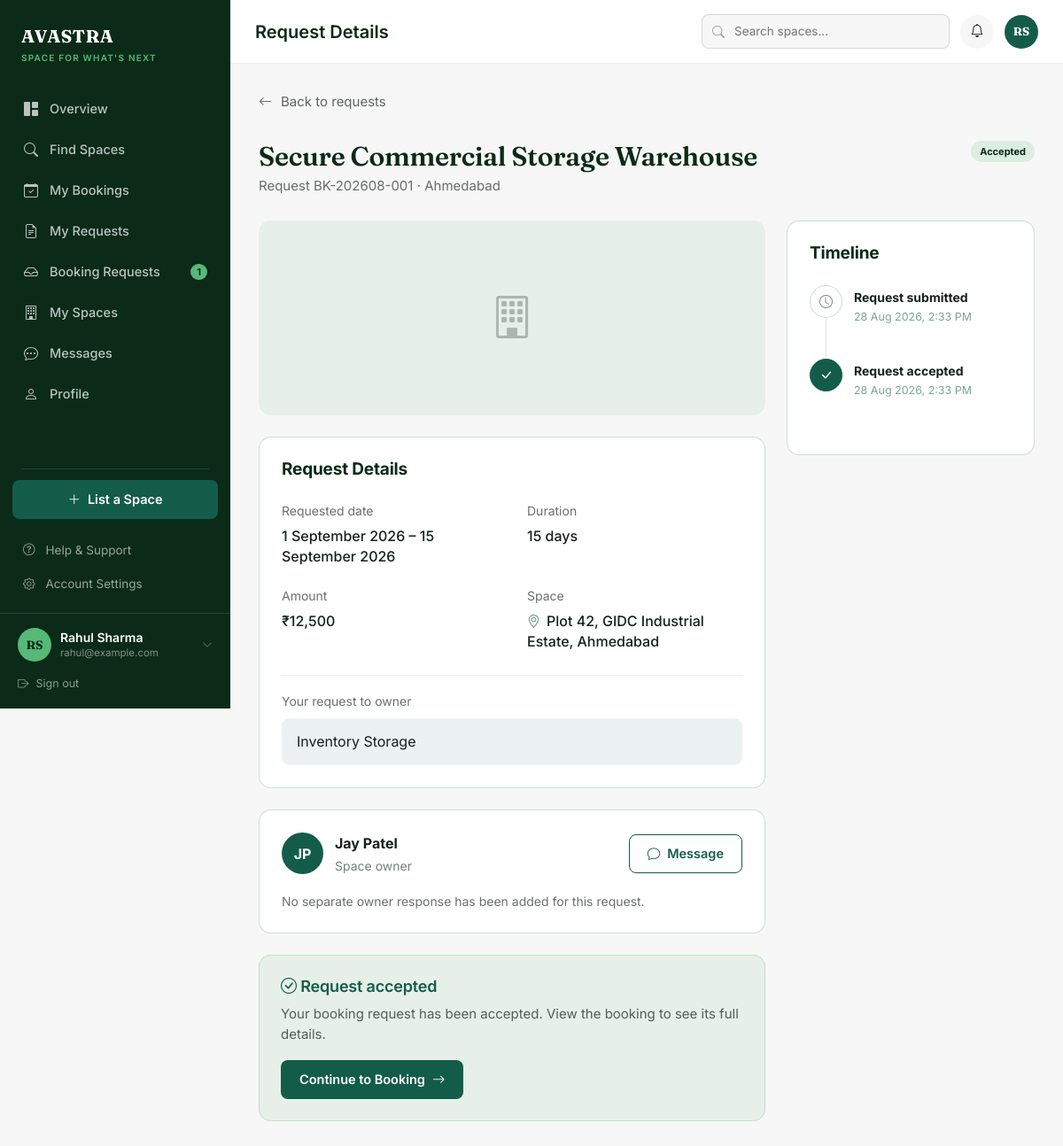
The app's page /user/request-details.php?id=1 (signed in) with its own data.
### tables this page shows
CREATE TABLE IF NOT EXISTS `bookings` (
  `id` INT AUTO_INCREMENT PRIMARY KEY,
  `booking_code` VARCHAR(50) NOT NULL UNIQUE,
  `space_id` INT NOT NULL,
  `seeker_id` INT NOT NULL,
  `start_date` DATE NOT NULL,
  `end_date` DATE NOT NULL,
  `total_days` INT NOT NULL,
  `purpose` VARCHAR(150) NOT NULL,
  `base_amount` DECIMAL(10, 2) NOT NULL,
  `platform_fee` DECIMAL(10, 2) NOT NULL,
  `deposit_amount` DECIMAL(10, 2) DEFAULT 0.00,
  `total_amount` DECIMAL(10, 2) NOT NULL,
  `status` ENUM('pending', 'confirmed', 'active', 'completed', 'cancelled', 'rejected') NOT NULL DEFAULT 'pending',
  `cancellation_reason` TEXT DEFAULT NULL,
  `created_at` TIMESTAMP DEFAULT CURRENT_TIMESTAMP,
  `updated_at` TIMESTAMP DEFAULT CURRENT_TIMESTAMP ON UPDATE CURRENT_TIMESTAMP,
  FOREIGN KEY (`space_id`) REFERENCES `spaces` (`id`) ON DELETE CASCADE,
  FOREIGN KEY (`seeker_id`) REFERENCES `users` (`id`) ON DELETE CASCADE
);

CREATE TABLE IF NOT EXISTS `spaces` (
  `id` INT AUTO_INCREMENT PRIMARY KEY,
  `owner_id` INT NOT NULL,
  `category_id` INT NOT NULL,
  `title` VARCHAR(255) NOT NULL,
  `description` TEXT NOT NULL,
  `address` TEXT NOT NULL,
  `city` VARCHAR(100) NOT NULL,
  `state` VARCHAR(100) NOT NULL,
  `zip_code` VARCHAR(20) NOT NULL,
  `latitude` DECIMAL(10, 8) DEFAULT NULL,
  `longitude` DECIMAL(11, 8) DEFAULT NULL,
  `total_sqft` INT NOT NULL,
  `max_capacity` INT DEFAULT 10,
  `daily_rate` DECIMAL(10, 2) NOT NULL,
  `weekly_rate` DECIMAL(10, 2) DEFAULT NULL,
  `monthly_rate` DECIMAL(10, 2) DEFAULT NULL,
  `security_deposit` DECIMAL(10, 2) DEFAULT 0.00,
  `verification_status` ENUM('pending', 'approved', 'rejected') NOT NULL DEFAULT 'pending',
  `rejection_reason` TEXT DEFAULT NULL,
  `is_active` TINYINT(1) DEFAULT 1,
  `created_at` TIMESTAMP DEFAULT CURRENT_TIMESTAMP,
  `updated_at` TIMESTAMP DEFAULT CURRENT_TIMESTAMP ON UPDATE CURRENT_TIMESTAMP,
  FOREIGN KEY (`owner_id`) REFERENCES `users` (`id`) ON DELETE CASCADE,
  FOREIGN KEY (`category_id`) REFERENCES `categories` (`id`) ON DELETE CASCADE
);

CREATE TABLE IF NOT EXISTS `users` (
  `id` INT AUTO_INCREMENT PRIMARY KEY,
  `role_id` INT NOT NULL DEFAULT 2,
  `full_name` VARCHAR(100) NOT NULL,
  `email` VARCHAR(150) NOT NULL UNIQUE,
  `password_hash` VARCHAR(255) NOT NULL,
  `phone` VARCHAR(20) DEFAULT NULL,
  `profile_image` VARCHAR(255) DEFAULT 'default-avatar.png',
  `address` TEXT DEFAULT NULL,
  `city` VARCHAR(100) DEFAULT NULL,
  `state` VARCHAR(100) DEFAULT NULL,
  `zip_code` VARCHAR(20) DEFAULT NULL,
  `status` ENUM('active', 'inactive', 'blocked', 'pending') NOT NULL DEFAULT 'active',
  `email_verified` TINYINT(1) DEFAULT 0,
  `created_at` TIMESTAMP DEFAULT CURRENT_TIMESTAMP,
  `updated_at` TIMESTAMP DEFAULT CURRENT_TIMESTAMP ON UPDATE CURRENT_TIMESTAMP,
  FOREIGN KEY (`role_id`) REFERENCES `roles` (`id`) ON DELETE CASCADE
);

### user/request-details.php (the view, shortened to what this page needs)
<?php
require_once __DIR__ . '/includes/header.php';
require_once __DIR__ . '/includes/sidebar.php';
$db = Database::getInstance();
$userId = (int) $currentUser['id'];
$requestId = (int) ($_GET['id'] ?? 0);
$requestStmt = $db->prepare("SELECT b.*, s.title, s.address, s.city, s.owner_id, u.full_name AS owner_name, (SELECT image_path FROM space_images WHERE space_id = s.id ORDER BY is_primary DESC, id ASC LIMIT 1) AS image_path FROM bookings b JOIN spaces s ON s.id = b.space_id JOIN users u ON u.id = s.owner_id WHERE b.id = :id AND b.seeker_id = :user_id LIMIT 1");
$requestStmt->execute([':id' => $requestId, ':user_id' => $userId]);
$request = $requestStmt->fetch();
?>
    <?php exit;
$isExpired = $request['status'] === 'pending' && strtotime($request['start_date']) < strtotime('today');
[$statusLabel, $statusClass] = $isExpired ? ['Expired', 'expired'] : match ($request['status']) {
    'confirmed', 'active', 'completed' => ['Accepted', 'accepted'],
    'rejected' => ['Rejected', 'rejected'],
    'cancelled' => ['Cancelled', 'cancelled'],
    default => ['Pending', 'pending']
};
$isAccepted = in_array($request['status'], ['confirmed', 'active', 'completed'], true);
$ownerWords = preg_split('/\s+/', trim($request['owner_name']));
$ownerInitials = strtoupper(substr($ownerWords[0], 0, 1) . substr(end($ownerWords), 0, 1));
$decisionText = match ($statusClass) {
    'accepted' => 'Request accepted',
    'rejected' => 'Request declined',
    'cancelled' => 'Request cancelled',
    'expired' => 'Request expired',
    default => 'Awaiting owner response'
};
    ?>
    <div id="user-main">
        <?php require_once __DIR__ . '/includes/topbar.php'; ?>
        <main id="user-content" class="request-details-page">
            <a href="<?= APP_URL; ?>/user/my-requests.php" class="bd-back"><i class="bi bi-arrow-left"></i> Back to requests</a>
            <div class="bd-title-row">
                <div>
                    <h1><?= htmlspecialchars($request['title']); ?></h1>
                    <p>Request <?= htmlspecialchars($request['booking_code']); ?> · <?= htmlspecialchars($request['city']); ?></p>
                </div><span class="status-pill <?= $statusClass; ?>"><?= $statusLabel; ?></span>
            </div>
            <div class="rd-layout">
                <div class="rd-main">
                    <?php if ($request['image_path']): ?><img class="rd-space-image" src="<?= APP_URL . '/' . htmlspecialchars($request['image_path']); ?>" alt="<?= htmlspecialchars($request['title']); ?>"><?php else: ?><div class="bd-image-fallback"><i class="bi bi-building"></i></div><?php endif; ?>
                    <section class="bd-card">
                        <h2>Request Details</h2>
                        <div class="bd-info-grid">
                            <div><span>Requested date</span><strong><?= date('j F Y', strtotime($request['start_date'])); ?><?= $request['total_days'] > 1 ? ' – ' . date('j F Y', strtotime($request['end_date'])) : ''; ?></strong></div>
                            <div><span>Duration</span><strong><?= (int) $request['total_days']; ?> day<?= (int) $request['total_days'] === 1 ? '' : 's'; ?></strong></div>
                            <div><span>Amount</span><strong>₹<?= number_format((float) $request['total_amount'], 0); ?></strong></div>
                            <div><span>Space</span><strong><i class="bi bi-geo-alt"></i><?= htmlspecialchars($request['address'] . ', ' . $request['city']); ?></strong></div>
                        </div>
                        <div class="rd-message"><span>Your request to owner</span>
                            <p><?= htmlspecialchars($request['purpose']); ?></p>
                        </div>
                    </section>
                    <section class="bd-card rd-owner-response">
                        <div class="rd-owner-heading">
                            <div class="avatar-circle-xl"><?= htmlspecialchars($ownerInitials); ?></div>
                            <div><strong><?= htmlspecialchars($request['owner_name']); ?></strong><span>Space owner</span></div><a class="btn btn-ghost-avastra btn-sm" href="<?= APP_URL; ?>/user/messages.php?with=<?= (int) $request['owner_id']; ?>&space_id=<?= (int) $request['space_id']; ?>"><i class="bi bi-chat"></i> Message</a>
                        </div>
                        <p>No separate owner response has been added for this request.</p>
                    </section>
                    <?php if ($isAccepted): ?><section class="rd-accepted">
                            <h2><i class="bi bi-check-circle"></i> Request accepted</h2>
                            <p>Your booking request has been accepted. View the booking to see its full details.</p><a class="btn btn-primary-avastra" href="<?= APP_URL; ?>/user/booking-details.php?id=<?= (int) $request['id']; ?>">Continue to Booking <i class="bi bi-arrow-right"></i></a>
                        </section><?php endif; ?>
                </div>
                <aside class="rd-timeline bd-card">
                    <h2>Timeline</h2>
                    <div class="rd-timeline-item"><i class="bi bi-clock"></i>
                        <div><strong>Request submitted</strong><span><?= date('j M Y, g:i A', strtotime($request['created_at'])); ?></span></div>
                    </div>
                    <div class="rd-timeline-item <?= $statusClass !== 'pending' ? 'current' : ''; ?>"><i class="bi <?= $statusClass === 'accepted' ? 'bi-check-lg' : 'bi-hourglass-split'; ?>"></i>
                        <div><strong><?= htmlspecialchars($decisionText); ?></strong><span><?= $statusClass === 'pending' ? 'We will notify you when the owner responds.' : date('j M Y, g:i A', strtotime($request['updated_at'])); ?></span></div>
                    </div>
                </aside>
            </div>
        </main>
        <?php require_once __DIR__ . '/includes/footer.php'; ?>

### records on screen
bookings: space.title "Secure Commercial Storage Warehouse", booking_code "BK-202608-001", space.city "Ahmedabad", start_date "1 September 2026", end_date "15 September 2026", total_days "15", total_amount "12,500", space.city "Plot 42, GIDC Industrial Estate, Ahmedabad", purpose "Inventory Storage", users.full_name "JP", users.full_name "Jay Patel", created_at "28 Aug 2026, 2:33 PM", updated_at "28 Aug 2026, 2:33 PM"

### other values on screen
$ownerPendingCount "1"
$initials "RS"
$currentUser['full_name'] "Rahul Sharma"
$currentUser['email'] "rahul@example.com"
$pageTitle "Request Details"
$topInitials "RS"
$statusLabel "Accepted"
$decisionText "Request accepted"
